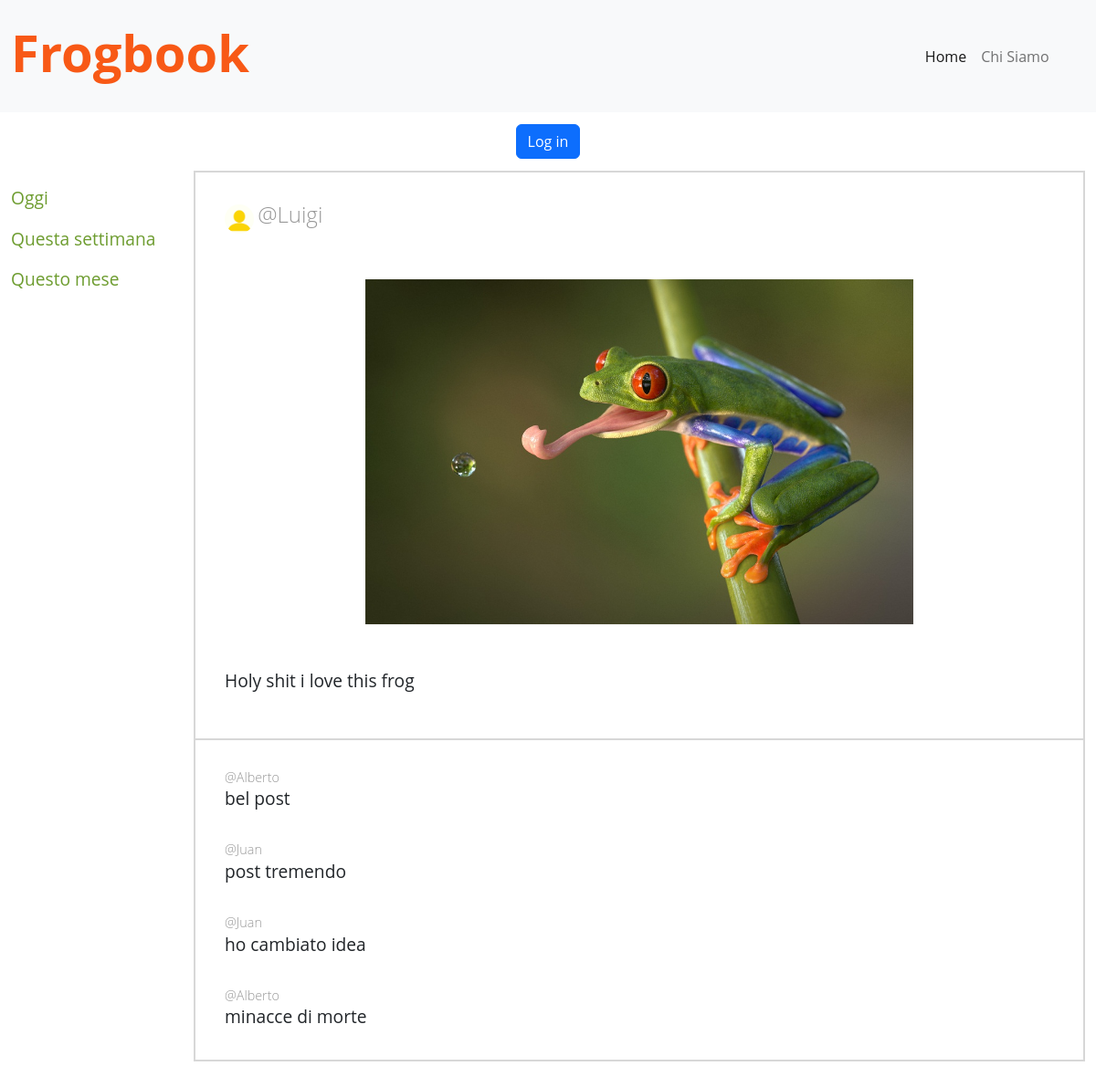
/posts/1, run on the app's committed database.
### tables this page shows
CREATE TABLE "users" (
	"id"	INTEGER NOT NULL UNIQUE,
	"username"	TEXT NOT NULL UNIQUE,
	"password"	TEXT NOT NULL,
	"profilepic"	TEXT NOT NULL,
	PRIMARY KEY("id" AUTOINCREMENT)
);

CREATE TABLE "posts" (
	"id"	INTEGER UNIQUE,
	"text"	TEXT NOT NULL,
	"postpic"	TEXT,
	"userid"	INTEGER NOT NULL,
	PRIMARY KEY("id" AUTOINCREMENT)
);

CREATE TABLE "comments" (
	"id"	INTEGER UNIQUE,
	"text"	TEXT NOT NULL,
	"postid"	INTEGER NOT NULL,
	"userid"	INTEGER NOT NULL,
	FOREIGN KEY("userid") REFERENCES "users"("id"),
	PRIMARY KEY("id" AUTOINCREMENT)
);

### app.py (the view)
@app.route('/posts/<int:id>', methods=['GET', 'POST'])
def single_post(id):
    if request.method == 'POST':
        comment = request.form.to_dict()
        userid = posts_dao.get_userid(session['username'])
        comment['userid'] = userid['id']
        comment['postid'] = id
        success = posts_dao.add_comment(comment)
        if success:
            flash('Commento aggiunto correttamente', 'success')
        else:
            flash('Errore nella creazione del commento: riprova!', 'danger')
        return redirect(url_for('single_post', id=id))
    else:
        post = posts_dao.get_post(id)
        posts = posts_dao.get_posts()
        comments = posts_dao.get_comments(id)
        return render_template('post.html', post=post, comments=comments, posts = posts)

### app.py (called while the page is built)
@app.before_request
def make_session_permanent():
    session.permanent = True
    app.permanent_session_lifetime = timedelta(minutes=2)

### posts_dao.py (called while the page is built)
def get_posts():
    conn = sqlite3.connect('frogbook.db')
    conn.row_factory = sqlite3.Row
    cursor = conn.cursor()
    sql = 'SELECT posts.id, text, postpic, username, profilepic FROM posts,users WHERE posts.userid = users.id'
    cursor.execute(sql)
    posts = cursor.fetchall()
    cursor.close()
    conn.close()
    return posts

def get_post(id):
    conn = sqlite3.connect('frogbook.db')
    conn.row_factory = sqlite3.Row
    cursor = conn.cursor()
    sql = 'SELECT posts.id, text, postpic, username, profilepic FROM posts,users WHERE posts.id = ? AND posts.userid = users.id'
    cursor.execute(sql, (id,))
    post = cursor.fetchone()
    cursor.close()
    conn.close()
    return post

def get_comments(id):
    conn = sqlite3.connect('frogbook.db')
    conn.row_factory = sqlite3.Row
    cursor = conn.cursor()
    sql = 'SELECT text, username FROM comments,users WHERE comments.postid = ? AND comments.userid = users.id'
    cursor.execute(sql, (id,))
    comments = cursor.fetchall()
    cursor.close()
    conn.close()
    return comments

### templates/post.html (shortened to what this page needs)
{% extends "base.html" %}
{% block css %}
<link rel="stylesheet" href="{{ url_for('static', filename='css/post.css') }}">
<link rel="stylesheet" href="{{ url_for('static', filename='css/comments.css') }}">
{% endblock %}
{% block home_active %}active{% endblock %}
{% block content %}
        <div class="contentContainer">
            <div class="userInfo">
                <img src="{{ url_for('static', filename=post.profilepic) }}" alt="profile picture" class="profilePicture">
                <h4 class="username">@{{ post.username }}</h4>
            </div>
            <img src="{{ url_for('static', filename=post.postpic) }}" alt="frog" class="userimg">
            <div class="userpost">
                <p>{{ post.text }}</p>
            </div>
            <div class="commentsarea">
                {% if comments %}
                    {% for comment in comments %}
                        <h4 class="usercomment">@{{ comment.username }}</h4>
                        <p class="comment">{{ comment.text }}</p>
                    {% endfor %}
                {% endif %}
            </div>
        </div>
{% endblock %}

### templates/base.html (shortened to what this page needs)
<!DOCTYPE html>
<html lang="en">
<head>
    <link href="https://cdn.jsdelivr.net/npm/bootstrap@5.2.2/dist/css/bootstrap.min.css" rel="stylesheet">
    <link rel="stylesheet" href="{{ url_for('static', filename='css/style.css') }}">
    {% block css %}{% endblock %}
</head>
<body>
    <nav class="navbar navbar-expand-lg bg-light py-4">
        <div class="container-fluid">
            <h1 >Frogbook</h1>
            <div class="collapse navbar-collapse" id="navbarSupportedContent">
                <ul class="navbar-nav me-auto mb-2 mb-lg-0" id="navUl">
                    <li class="nav-item">
                        <a class="nav-link {% block home_active %}{% endblock %}" aria-current="page" href="/">Home</a>
                    </li>
                    <li class="nav-item">
                        <a class="nav-link {% block about_active %}{% endblock %}" href="/about_us.html">Chi Siamo</a>
                    </li>
                </ul>
            </div>
        </div>
    </nav>
    {% if not session.logged_in %}
    <div class="welcome">
        <button type="button" class="btn btn-primary" data-bs-toggle="modal" data-bs-target="#exampleModalCenter">
            Log in
        </button>
    </div>
    {% else %}
        <div class="welcome">Hi, {{ session['username'] }}</div>
    {% endif %}
    <div class="container-fluid">
        <div class="row">
            <aside class="col-lg-2">
                <div class="topPosts">
                    <ul>
                        <li><a href="">Oggi</a></li>
                        <li><a href="">Questa settimana</a></li>
                        <li><a href="">Questo mese</a></li>
                    </ul>
                </div>
            </aside>
            <main class="col-lg">
                {% block content %}{% endblock %}
            </main>
        </div>
    </div>
</body>

### static/css/style.css (style rules this page uses)
body { font-family: 'Open Sans', sans-serif; background-color: white; }
h1 { color: rgb(248,89,22); font-size: 350%; font-weight: bold; }
aside li { list-style: none; display: inline; margin: 0.5rem; }
a { color: rgb(109,156,47); text-decoration: none; }
.username { color: rgb(152, 152, 152); }
.welcome { display: flex; justify-content: center; margin: 0.8rem; }
.userimg { object-fit: cover; width: 300px; height: 300px; margin: auto; margin-top: 2em; margin-bottom: 2em; }
.profilePicture { display: inline-block; max-width: 2rem; max-height: 2rem; width: auto; height: auto; border-radius: 50%; }
.username { display: inline-block; }
.contentContainer { max-width: 300px; display: block; margin: auto; border-radius: 20%; }
h4 { font-weight: 300; color: rgb(66, 66, 66); }
ul { display: flex; justify-content: center; }
@media (min-width: 991.99px) and (max-width: 1200px) { .contentContainer { all: unset; display: flex; flex-direction: row; } }
@media (min-width: 991.99px) and (max-width: 1200px) { .userpost { margin-top: 2em; } }
@media (min-width: 991.99px) and (max-width: 1200px) { .userimg { all: unset; object-fit: cover; width: 350px; height: 350px; margin: 2em; } }
@media (min-width: 991.99px) and (max-width: 1200px) { p { font-size: 120%; } }
@media (min-width: 991.99px) and (max-width: 1200px) { ul { all: unset; } }
@media (min-width: 991.99px) and (max-width: 1200px) { .topPosts { margin-top: 1em; } }
@media (min-width: 991.99px) and (max-width: 1200px) { aside li { all: unset; display: block; margin-bottom: 1rem; font-size: 120%; } }
@media (min-width: 991.99px) and (max-width: 1200px) { #navUl { margin-left: 61vw; } }

### static/css/post.css (style rules this page uses)
.contentContainer { display: flex; flex-direction: column; justify-content: center; border: 2px solid rgb(215, 215, 215); margin-bottom: 2rem; }
.userimg { all: unset; width: 50vw; height: auto; margin: auto; margin-top: 1em; margin-bottom: 1em; }
.userInfo, .userpost { margin: 2rem; }
.userInfo { margin-top: 2em; }

### static/css/comments.css (style rules this page uses)
.usercomment { font-size: 0.9rem; color: rgb(152, 152, 152); }
.commentsarea { border-top: 2px solid rgb(215, 215, 215); }
.usercomment { margin: 2rem; margin-bottom: 0.1rem; }
.comment { margin: 2rem; margin-top: 0.1rem; }

### data on the page
users: profilepic (placeholder picture), username "Luigi"
posts: postpic (picture), text "Holy shit i love this frog"
comments: username "Alberto", text "bel post"
comments: username "Juan", text "post tremendo"
comments: username "Juan", text "ho cambiato idea"
comments: username "Alberto", text "minacce di morte"
